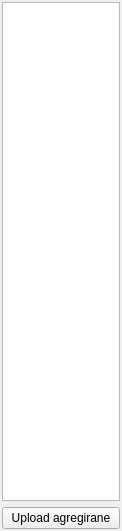
<?xml version="1.0" encoding="UTF-8"?>
<ui version="4.0">
 <class>Form</class>
 <widget class="QWidget" name="Form">
  <property name="geometry">
   <rect>
    <x>0</x>
    <y>0</y>
    <width>122</width>
    <height>531</height>
   </rect>
  </property>
  <property name="windowTitle">
   <string>Form</string>
  </property>
  <layout class="QVBoxLayout" name="verticalLayout">
   <property name="spacing">
    <number>2</number>
   </property>
   <property name="margin">
    <number>2</number>
   </property>
   <item>
    <widget class="QTreeView" name="treeView">
     <property name="sizePolicy">
      <sizepolicy hsizetype="Expanding" vsizetype="Expanding">
       <horstretch>0</horstretch>
       <verstretch>0</verstretch>
      </sizepolicy>
     </property>
    </widget>
   </item>
   <item>
    <layout class="QVBoxLayout" name="calendarLayout">
     <property name="spacing">
      <number>2</number>
     </property>
     <property name="margin">
      <number>2</number>
     </property>
    </layout>
   </item>
   <item>
    <widget class="QPushButton" name="uploadAgregirane">
     <property name="text">
      <string>Upload agregirane</string>
     </property>
    </widget>
   </item>
  </layout>
 </widget>
 <resources/>
 <connections/>
</ui>
